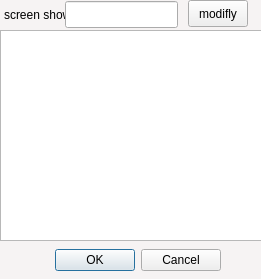
<ui version="4.0" >
 <class>ShowAccountInfo</class>
 <widget class="QDialog" name="ShowAccountInfo" >
  <property name="geometry" >
   <rect>
    <x>0</x>
    <y>0</y>
    <width>261</width>
    <height>279</height>
   </rect>
  </property>
  <property name="windowTitle" >
   <string>Dialog</string>
  </property>
  <property name="styleSheet" >
   <string>QDialog {
 
background-color:rgb(246,243,243);

}
</string>
  </property>
  <widget class="QDialogButtonBox" name="buttonBox" >
   <property name="geometry" >
    <rect>
     <x>-120</x>
     <y>244</y>
     <width>341</width>
     <height>32</height>
    </rect>
   </property>
   <property name="orientation" >
    <enum>Qt::Horizontal</enum>
   </property>
   <property name="standardButtons" >
    <set>QDialogButtonBox::Cancel|QDialogButtonBox::NoButton|QDialogButtonBox::Ok</set>
   </property>
  </widget>
  <widget class="QTextEdit" name="AcInfo" >
   <property name="geometry" >
    <rect>
     <x>0</x>
     <y>30</y>
     <width>331</width>
     <height>211</height>
    </rect>
   </property>
  </widget>
  <widget class="QLabel" name="label" >
   <property name="geometry" >
    <rect>
     <x>4</x>
     <y>6</y>
     <width>91</width>
     <height>18</height>
    </rect>
   </property>
   <property name="text" >
    <string>screen show</string>
   </property>
  </widget>
  <widget class="QLineEdit" name="loacl_name" >
   <property name="geometry" >
    <rect>
     <x>65</x>
     <y>1</y>
     <width>113</width>
     <height>27</height>
    </rect>
   </property>
  </widget>
  <widget class="QPushButton" name="pushButton" >
   <property name="geometry" >
    <rect>
     <x>188</x>
     <y>0</y>
     <width>60</width>
     <height>27</height>
    </rect>
   </property>
   <property name="text" >
    <string>modifly</string>
   </property>
  </widget>
 </widget>
 <resources/>
 <connections>
  <connection>
   <sender>buttonBox</sender>
   <signal>accepted()</signal>
   <receiver>ShowAccountInfo</receiver>
   <slot>accept()</slot>
   <hints>
    <hint type="sourcelabel" >
     <x>248</x>
     <y>254</y>
    </hint>
    <hint type="destinationlabel" >
     <x>157</x>
     <y>274</y>
    </hint>
   </hints>
  </connection>
  <connection>
   <sender>buttonBox</sender>
   <signal>rejected()</signal>
   <receiver>ShowAccountInfo</receiver>
   <slot>reject()</slot>
   <hints>
    <hint type="sourcelabel" >
     <x>316</x>
     <y>260</y>
    </hint>
    <hint type="destinationlabel" >
     <x>286</x>
     <y>274</y>
    </hint>
   </hints>
  </connection>
 </connections>
</ui>
